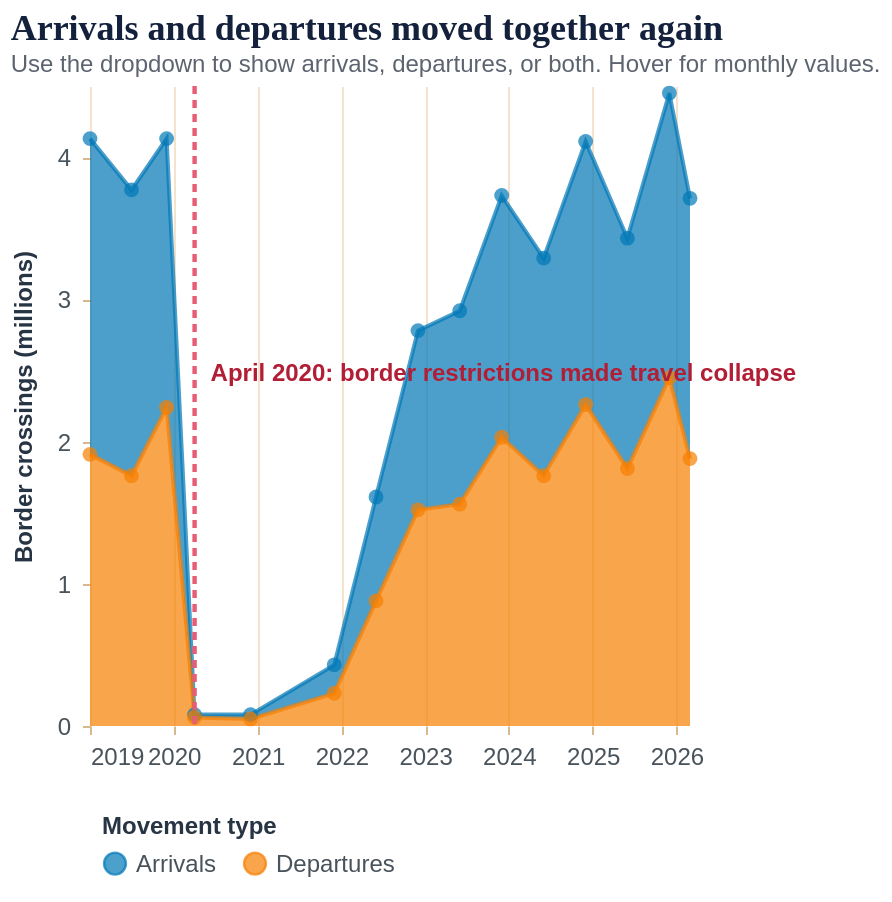

Specify this chart in Vega-Lite:
### Vega-Lite specification from a JSON file in a GitHub repository (floating-point values rounded to 4 significant figures)
{"$schema": "https://vega.github.io/schema/vega-lite/v5.json", "description": "Line and area chart comparing arrivals and departures over selected months.", "width": "container", "height": 320, "background": "transparent", "data": {"values": [{"month": "Jan 2019", "type": "Arrivals", "millions": 2.22, "date": "2019-01-01"}, {"month": "Jan 2019", "type": "Departures", "millions": 1.91, "date": "2019-01-01"}, {"month": "Jul 2019", "type": "Arrivals", "millions": 2.01, "date": "2019-07-01"}, {"month": "Jul 2019", "type": "Departures", "millions": 1.76, "date": "2019-07-01"}, {"month": "Dec 2019", "type": "Arrivals", "millions": 1.89, "date": "2019-12-01"}, {"month": "Dec 2019", "type": "Departures", "millions": 2.24, "date": "2019-12-01"}, {"month": "Apr 2020", "type": "Arrivals", "millions": 0.02, "date": "2020-04-01"}, {"month": "Apr 2020", "type": "Departures", "millions": 0.06, "date": "2020-04-01"}, {"month": "Dec 2020", "type": "Arrivals", "millions": 0.03, "date": "2020-12-01"}, {"month": "Dec 2020", "type": "Departures", "millions": 0.05, "date": "2020-12-01"}, {"month": "Dec 2021", "type": "Arrivals", "millions": 0.2, "date": "2021-12-01"}, {"month": "Dec 2021", "type": "Departures", "millions": 0.23, "date": "2021-12-01"}, {"month": "Jun 2022", "type": "Arrivals", "millions": 0.73, "date": "2022-06-01"}, {"month": "Jun 2022", "type": "Departures", "millions": 0.88, "date": "2022-06-01"}, {"month": "Dec 2022", "type": "Arrivals", "millions": 1.26, "date": "2022-12-01"}, {"month": "Dec 2022", "type": "Departures", "millions": 1.52, "date": "2022-12-01"}, {"month": "Jun 2023", "type": "Arrivals", "millions": 1.36, "date": "2023-06-01"}, {"month": "Jun 2023", "type": "Departures", "millions": 1.56, "date": "2023-06-01"}, {"month": "Dec 2023", "type": "Arrivals", "millions": 1.7, "date": "2023-12-01"}, {"month": "Dec 2023", "type": "Departures", "millions": 2.03, "date": "2023-12-01"}, {"month": "Jun 2024", "type": "Arrivals", "millions": 1.53, "date": "2024-06-01"}, {"month": "Jun 2024", "type": "Departures", "millions": 1.76, "date": "2024-06-01"}, {"month": "Dec 2024", "type": "Arrivals", "millions": 1.85, "date": "2024-12-01"}, {"month": "Dec 2024", "type": "Departures", "millions": 2.26, "date": "2024-12-01"}, {"month": "Jun 2025", "type": "Arrivals", "millions": 1.62, "date": "2025-06-01"}, {"month": "Jun 2025", "type": "Departures", "millions": 1.81, "date": "2025-06-01"}, {"month": "Dec 2025", "type": "Arrivals", "millions": 2.0, "date": "2025-12-01"}, {"month": "Dec 2025", "type": "Departures", "millions": 2.45, "date": "2025-12-01"}, {"month": "Mar 2026", "type": "Arrivals", "millions": 1.83, "date": "2026-03-01"}, {"month": "Mar 2026", "type": "Departures", "millions": 1.88, "date": "2026-03-01"}]}, "params": [{"name": "movementType", "value": "Both", "bind": {"input": "select", "options": ["Both", "Arrivals", "Departures"], "name": "Show movement "}}], "config": {"background": "#fffdf8", "view": {"stroke": "transparent"}, "axis": {"labelFont": "Arial", "labelFontSize": 12, "labelColor": "#49535b", "labelPadding": 6, "titleFont": "Arial", "titleFontSize": 12, "titleColor": "#273444", "titlePadding": 10, "grid": true, "gridColor": "#efd6b7", "gridOpacity": 0.7, "gridWidth": 1, "domain": false, "tickColor": "#d8b98d", "tickSize": 4}, "axisX": {"labelAngle": 0}, "axisY": {"grid": false}, "legend": {"orient": "bottom", "direction": "horizontal", "titleFont": "Arial", "titleFontSize": 12, "titleColor": "#273444", "labelFont": "Arial", "labelFontSize": 12, "labelColor": "#49535b", "symbolSize": 120, "symbolStrokeWidth": 1.2, "padding": 6}, "title": {"font": "Georgia", "fontSize": 18, "fontWeight": "bold", "color": "#14213d", "subtitleFont": "Arial", "subtitleFontSize": 12, "subtitleColor": "#5d6470", "anchor": "start"}, "range": {"category": ["#0077b6", "#f77f00", "#00a896", "#e85d75", "#9b5de5", "#fcbf49", "#2ec4b6", "#ff595e", "#1982c4", "#8ac926"]}}, "usermeta": {"interactivity": "Dropdown filters arrivals/departures; hover reveals values; annotation explains April 2020."}, "layer": [{"transform": [{"filter": "movementType == 'Both' || datum.type == movementType"}], "mark": {"type": "area", "opacity": 0.48, "line": {"strokeWidth": 2}, "point": {"size": 55}}, "encoding": {"x": {"field": "date", "type": "temporal", "title": null, "axis": {}}, "y": {"field": "millions", "type": "quantitative", "title": "Border crossings (millions)", "axis": {"tickCount": 5}}, "color": {"field": "type", "type": "nominal", "title": "Movement type", "scale": {"range": ["#0077b6", "#f77f00"]}}, "opacity": {"value": 0.7}, "tooltip": [{"field": "month"}, {"field": "type"}, {"field": "millions", "title": "Millions"}]}}, {"data": {"values": [{"date": "2020-04-01", "event": "April 2020 border shock"}]}, "mark": {"type": "rule", "color": "#e85d75", "strokeDash": [4, 3], "strokeWidth": 2.2}, "encoding": {"x": {"field": "date", "type": "temporal"}}}, {"data": {"values": [{"date": "2020-04-01", "millions": 2.55, "event": "April 2020: border restrictions made travel collapse"}]}, "mark": {"type": "text", "align": "left", "baseline": "top", "dx": 8, "dy": 0, "fontSize": 12, "fontWeight": "bold", "color": "#b21e35"}, "encoding": {"x": {"field": "date", "type": "temporal"}, "y": {"field": "millions", "type": "quantitative"}, "text": {"field": "event"}}}], "title": {"text": "Arrivals and departures moved together again", "subtitle": "Use the dropdown to show arrivals, departures, or both. Hover for monthly values.", "anchor": "start"}}
